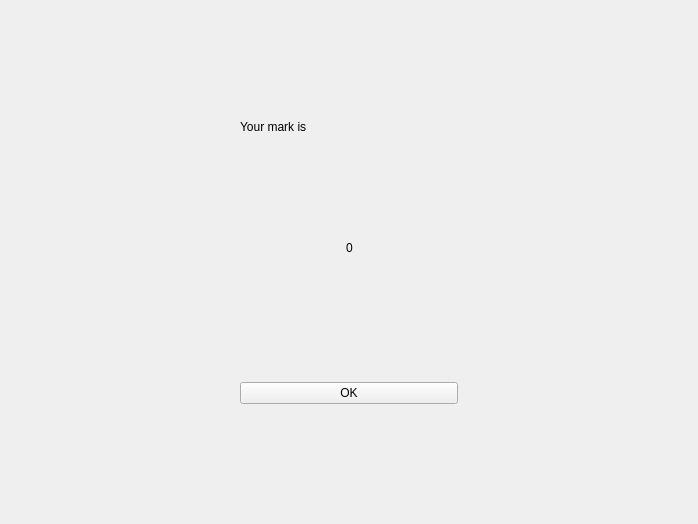
<?xml version="1.0" encoding="UTF-8"?>
<ui version="4.0">
 <class>MainMenu</class>
 <widget class="QWidget" name="MainMenu">
  <property name="geometry">
   <rect>
    <x>0</x>
    <y>0</y>
    <width>698</width>
    <height>524</height>
   </rect>
  </property>
  <property name="windowTitle">
   <string>MainMenu</string>
  </property>
  <layout class="QGridLayout" name="gridLayout">
   <item row="0" column="1">
    <widget class="QStackedWidget" name="stackedWidget">
     <property name="currentIndex">
      <number>2</number>
     </property>
     <widget class="QWidget" name="page">
      <layout class="QGridLayout" name="gridLayout_2">
       <item row="0" column="0">
        <layout class="QVBoxLayout" name="verticalLayout_2">
         <item>
          <spacer name="verticalSpacer">
           <property name="orientation">
            <enum>Qt::Vertical</enum>
           </property>
           <property name="sizeHint" stdset="0">
            <size>
             <width>20</width>
             <height>40</height>
            </size>
           </property>
          </spacer>
         </item>
         <item>
          <layout class="QHBoxLayout" name="horizontalLayout">
           <item>
            <spacer name="horizontalSpacer">
             <property name="orientation">
              <enum>Qt::Horizontal</enum>
             </property>
             <property name="sizeHint" stdset="0">
              <size>
               <width>40</width>
               <height>20</height>
              </size>
             </property>
            </spacer>
           </item>
           <item>
            <layout class="QVBoxLayout" name="verticalLayout">
             <item>
              <widget class="QLabel" name="label">
               <property name="styleSheet">
                <string notr="true">font: 20pt &quot;Times New Roman&quot;;</string>
               </property>
               <property name="text">
                <string>Enter your surname:</string>
               </property>
              </widget>
             </item>
             <item>
              <widget class="QLineEdit" name="surnameEdit">
               <property name="styleSheet">
                <string notr="true">font: 16pt &quot;Tahoma&quot;;</string>
               </property>
              </widget>
             </item>
             <item>
              <spacer name="verticalSpacer_3">
               <property name="orientation">
                <enum>Qt::Vertical</enum>
               </property>
               <property name="sizeHint" stdset="0">
                <size>
                 <width>20</width>
                 <height>40</height>
                </size>
               </property>
              </spacer>
             </item>
             <item>
              <widget class="QLabel" name="label_2">
               <property name="styleSheet">
                <string notr="true">font: 20pt &quot;Times New Roman&quot;;</string>
               </property>
               <property name="text">
                <string>Choose the test:</string>
               </property>
              </widget>
             </item>
             <item>
              <widget class="QComboBox" name="testComboBox">
               <property name="styleSheet">
                <string notr="true">font: 16pt &quot;Tahoma&quot;;</string>
               </property>
              </widget>
             </item>
             <item>
              <spacer name="verticalSpacer_4">
               <property name="orientation">
                <enum>Qt::Vertical</enum>
               </property>
               <property name="sizeHint" stdset="0">
                <size>
                 <width>20</width>
                 <height>40</height>
                </size>
               </property>
              </spacer>
             </item>
             <item>
              <widget class="QPushButton" name="confirmButton">
               <property name="styleSheet">
                <string notr="true">font: 16pt &quot;Times New Roman&quot;;</string>
               </property>
               <property name="text">
                <string>Confirm</string>
               </property>
              </widget>
             </item>
             <item>
              <widget class="QPushButton" name="exitButton">
               <property name="text">
                <string>Exit</string>
               </property>
              </widget>
             </item>
            </layout>
           </item>
           <item>
            <spacer name="horizontalSpacer_2">
             <property name="orientation">
              <enum>Qt::Horizontal</enum>
             </property>
             <property name="sizeHint" stdset="0">
              <size>
               <width>40</width>
               <height>20</height>
              </size>
             </property>
            </spacer>
           </item>
          </layout>
         </item>
         <item>
          <spacer name="verticalSpacer_2">
           <property name="orientation">
            <enum>Qt::Vertical</enum>
           </property>
           <property name="sizeHint" stdset="0">
            <size>
             <width>20</width>
             <height>40</height>
            </size>
           </property>
          </spacer>
         </item>
        </layout>
       </item>
      </layout>
     </widget>
     <widget class="QWidget" name="page_2">
      <layout class="QGridLayout" name="gridLayout_3">
       <item row="0" column="0">
        <layout class="QHBoxLayout" name="horizontalLayout_4">
         <item>
          <spacer name="horizontalSpacer_5">
           <property name="orientation">
            <enum>Qt::Horizontal</enum>
           </property>
           <property name="sizeHint" stdset="0">
            <size>
             <width>40</width>
             <height>20</height>
            </size>
           </property>
          </spacer>
         </item>
         <item>
          <layout class="QVBoxLayout" name="verticalLayout_4">
           <item>
            <widget class="QLabel" name="timeLeft">
             <property name="styleSheet">
              <string notr="true">font: 75 16pt &quot;Cuphead Vogue&quot;;</string>
             </property>
             <property name="text">
              <string>0 m 0 s</string>
             </property>
            </widget>
           </item>
           <item>
            <spacer name="verticalSpacer_8">
             <property name="orientation">
              <enum>Qt::Vertical</enum>
             </property>
             <property name="sizeHint" stdset="0">
              <size>
               <width>20</width>
               <height>40</height>
              </size>
             </property>
            </spacer>
           </item>
           <item>
            <layout class="QVBoxLayout" name="verticalLayout_3">
             <item>
              <layout class="QHBoxLayout" name="horizontalLayout_2">
               <item>
                <spacer name="horizontalSpacer_3">
                 <property name="orientation">
                  <enum>Qt::Horizontal</enum>
                 </property>
                 <property name="sizeHint" stdset="0">
                  <size>
                   <width>40</width>
                   <height>20</height>
                  </size>
                 </property>
                </spacer>
               </item>
               <item>
                <widget class="QLabel" name="questionLabel">
                 <property name="styleSheet">
                  <string notr="true">font: 24pt &quot;Times New Roman&quot;;</string>
                 </property>
                 <property name="text">
                  <string>question</string>
                 </property>
                </widget>
               </item>
               <item>
                <spacer name="horizontalSpacer_4">
                 <property name="orientation">
                  <enum>Qt::Horizontal</enum>
                 </property>
                 <property name="sizeHint" stdset="0">
                  <size>
                   <width>40</width>
                   <height>20</height>
                  </size>
                 </property>
                </spacer>
               </item>
              </layout>
             </item>
             <item>
              <widget class="QRadioButton" name="firstAnswer">
               <property name="styleSheet">
                <string notr="true">font: 16pt &quot;Tahoma&quot;;</string>
               </property>
               <property name="text">
                <string>first</string>
               </property>
               <property name="iconSize">
                <size>
                 <width>50</width>
                 <height>30</height>
                </size>
               </property>
              </widget>
             </item>
             <item>
              <widget class="QRadioButton" name="secondAnswer">
               <property name="styleSheet">
                <string notr="true">font: 16pt &quot;Tahoma&quot;;</string>
               </property>
               <property name="text">
                <string>second</string>
               </property>
               <property name="iconSize">
                <size>
                 <width>50</width>
                 <height>30</height>
                </size>
               </property>
              </widget>
             </item>
             <item>
              <widget class="QRadioButton" name="thirdAnswer">
               <property name="styleSheet">
                <string notr="true">font: 16pt &quot;Tahoma&quot;;</string>
               </property>
               <property name="text">
                <string>third</string>
               </property>
               <property name="iconSize">
                <size>
                 <width>50</width>
                 <height>30</height>
                </size>
               </property>
              </widget>
             </item>
             <item>
              <widget class="QRadioButton" name="fourthAnswer">
               <property name="styleSheet">
                <string notr="true">font: 16pt &quot;Tahoma&quot;;</string>
               </property>
               <property name="text">
                <string>fourth</string>
               </property>
               <property name="iconSize">
                <size>
                 <width>50</width>
                 <height>30</height>
                </size>
               </property>
              </widget>
             </item>
            </layout>
           </item>
           <item>
            <spacer name="verticalSpacer_5">
             <property name="orientation">
              <enum>Qt::Vertical</enum>
             </property>
             <property name="sizeHint" stdset="0">
              <size>
               <width>20</width>
               <height>40</height>
              </size>
             </property>
            </spacer>
           </item>
           <item>
            <layout class="QHBoxLayout" name="horizontalLayout_3">
             <item>
              <widget class="QPushButton" name="previousQuestionButton">
               <property name="maximumSize">
                <size>
                 <width>80</width>
                 <height>80</height>
                </size>
               </property>
               <property name="text">
                <string/>
               </property>
               <property name="flat">
                <bool>true</bool>
               </property>
              </widget>
             </item>
             <item>
              <widget class="QLabel" name="numberQuestionLabel">
               <property name="styleSheet">
                <string notr="true">font: 14pt &quot;Terminal&quot;;</string>
               </property>
               <property name="text">
                <string>1</string>
               </property>
              </widget>
             </item>
             <item>
              <widget class="QPushButton" name="nextQuestionButton">
               <property name="maximumSize">
                <size>
                 <width>80</width>
                 <height>80</height>
                </size>
               </property>
               <property name="text">
                <string/>
               </property>
               <property name="flat">
                <bool>true</bool>
               </property>
              </widget>
             </item>
            </layout>
           </item>
           <item>
            <spacer name="verticalSpacer_6">
             <property name="orientation">
              <enum>Qt::Vertical</enum>
             </property>
             <property name="sizeHint" stdset="0">
              <size>
               <width>20</width>
               <height>40</height>
              </size>
             </property>
            </spacer>
           </item>
           <item>
            <widget class="QPushButton" name="finishButton">
             <property name="text">
              <string>Finish</string>
             </property>
            </widget>
           </item>
          </layout>
         </item>
         <item>
          <spacer name="horizontalSpacer_6">
           <property name="orientation">
            <enum>Qt::Horizontal</enum>
           </property>
           <property name="sizeHint" stdset="0">
            <size>
             <width>40</width>
             <height>20</height>
            </size>
           </property>
          </spacer>
         </item>
        </layout>
       </item>
      </layout>
     </widget>
     <widget class="QWidget" name="page_3">
      <layout class="QGridLayout" name="gridLayout_4">
       <item row="0" column="0">
        <layout class="QHBoxLayout" name="horizontalLayout_6">
         <item>
          <spacer name="horizontalSpacer_8">
           <property name="orientation">
            <enum>Qt::Horizontal</enum>
           </property>
           <property name="sizeHint" stdset="0">
            <size>
             <width>40</width>
             <height>20</height>
            </size>
           </property>
          </spacer>
         </item>
         <item>
          <layout class="QVBoxLayout" name="verticalLayout_5">
           <item>
            <spacer name="verticalSpacer_7">
             <property name="orientation">
              <enum>Qt::Vertical</enum>
             </property>
             <property name="sizeHint" stdset="0">
              <size>
               <width>20</width>
               <height>40</height>
              </size>
             </property>
            </spacer>
           </item>
           <item>
            <widget class="QLabel" name="label_3">
             <property name="styleSheet">
              <string notr="true">font: 20pt &quot;Cuphead Felix&quot;;</string>
             </property>
             <property name="text">
              <string>Your mark is</string>
             </property>
            </widget>
           </item>
           <item>
            <spacer name="verticalSpacer_11">
             <property name="orientation">
              <enum>Qt::Vertical</enum>
             </property>
             <property name="sizeHint" stdset="0">
              <size>
               <width>20</width>
               <height>40</height>
              </size>
             </property>
            </spacer>
           </item>
           <item>
            <layout class="QHBoxLayout" name="horizontalLayout_5">
             <item>
              <spacer name="horizontalSpacer_9">
               <property name="orientation">
                <enum>Qt::Horizontal</enum>
               </property>
               <property name="sizeHint" stdset="0">
                <size>
                 <width>40</width>
                 <height>20</height>
                </size>
               </property>
              </spacer>
             </item>
             <item>
              <widget class="QLabel" name="markLabel">
               <property name="styleSheet">
                <string notr="true">font: 75 36pt &quot;Unispace&quot;;</string>
               </property>
               <property name="text">
                <string>0</string>
               </property>
              </widget>
             </item>
             <item>
              <spacer name="horizontalSpacer_10">
               <property name="orientation">
                <enum>Qt::Horizontal</enum>
               </property>
               <property name="sizeHint" stdset="0">
                <size>
                 <width>40</width>
                 <height>20</height>
                </size>
               </property>
              </spacer>
             </item>
            </layout>
           </item>
           <item>
            <widget class="QLabel" name="starsLabel">
             <property name="text">
              <string/>
             </property>
            </widget>
           </item>
           <item>
            <spacer name="verticalSpacer_10">
             <property name="orientation">
              <enum>Qt::Vertical</enum>
             </property>
             <property name="sizeHint" stdset="0">
              <size>
               <width>20</width>
               <height>40</height>
              </size>
             </property>
            </spacer>
           </item>
           <item>
            <widget class="QPushButton" name="okEndButton">
             <property name="text">
              <string>OK</string>
             </property>
            </widget>
           </item>
           <item>
            <spacer name="verticalSpacer_9">
             <property name="orientation">
              <enum>Qt::Vertical</enum>
             </property>
             <property name="sizeHint" stdset="0">
              <size>
               <width>20</width>
               <height>40</height>
              </size>
             </property>
            </spacer>
           </item>
          </layout>
         </item>
         <item>
          <spacer name="horizontalSpacer_7">
           <property name="orientation">
            <enum>Qt::Horizontal</enum>
           </property>
           <property name="sizeHint" stdset="0">
            <size>
             <width>40</width>
             <height>20</height>
            </size>
           </property>
          </spacer>
         </item>
        </layout>
       </item>
      </layout>
     </widget>
    </widget>
   </item>
  </layout>
 </widget>
 <layoutdefault spacing="6" margin="11"/>
 <resources/>
 <connections/>
</ui>
